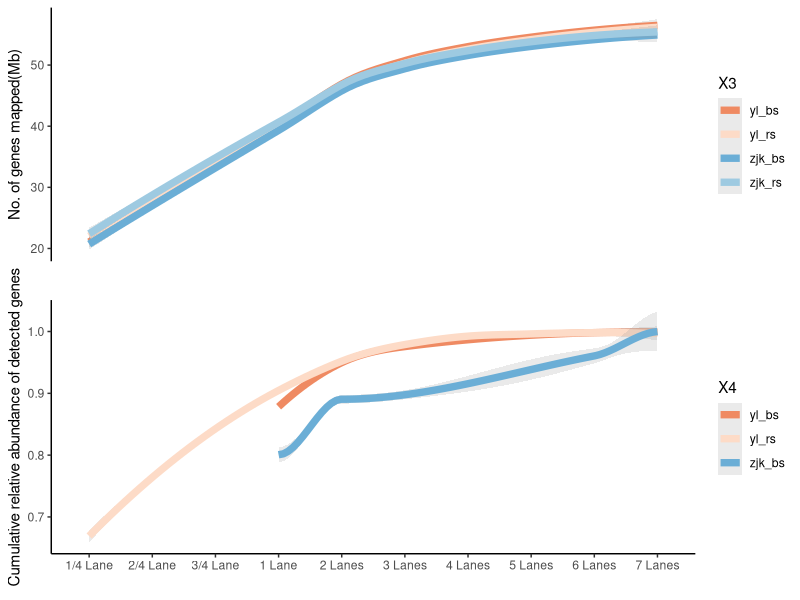
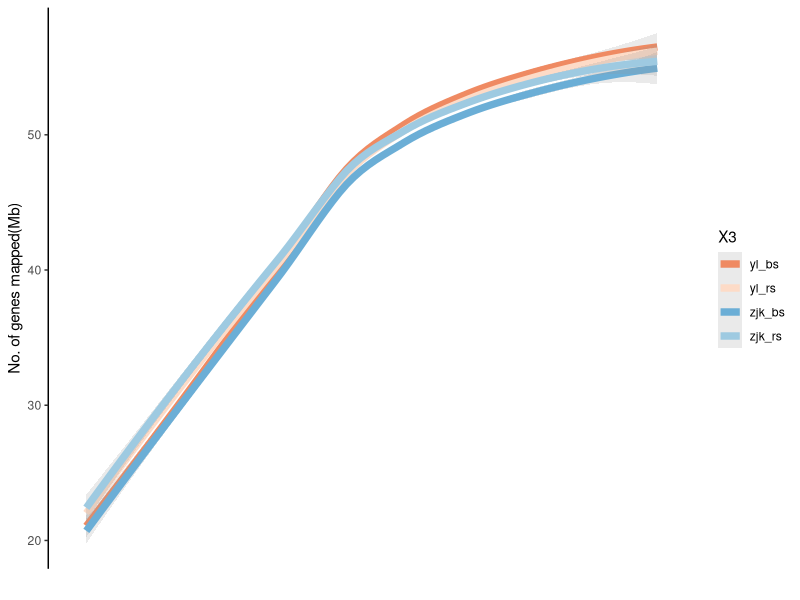
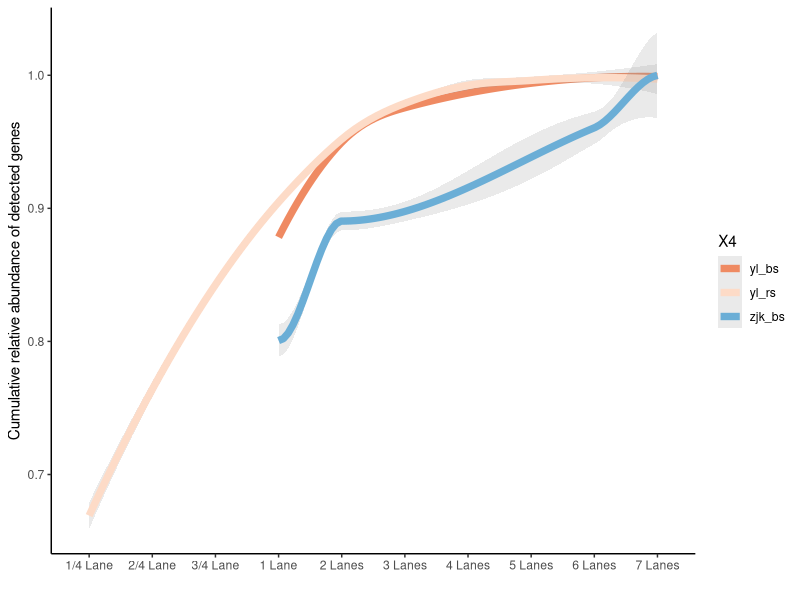

Reproduce these figures in R, in order.
## ---- chunk 1
library(readr)
library(ggplot2)
library(grid)
## ---- chunk 2
setwd("")
as.data.frame(read_delim("merge.count_rename.txt",delim="\t",col_names=FALSE))->count.tab
count.tab[,2]<-count.tab[,2]/1000/1000
as.data.frame(read_delim("abundance.final.txt",delim="\t",col_names=FALSE))->abd.tab
#abd.tab[,1]<-factor(abd.tab[,1],levels = unique(abd.tab[,1]))
count.tab[which(count.tab[,1]=="1/4 Lane"),1]<-1
count.tab[which(count.tab[,1]=="2/4 Lane"),1]<-2
count.tab[which(count.tab[,1]=="3/4 Lane"),1]<-3
count.tab[which(count.tab[,1]=="1 Lane"),1]<-4
count.tab[which(count.tab[,1]=="2 Lanes"),1]<-5
count.tab[which(count.tab[,1]=="3 Lanes"),1]<-6
count.tab[which(count.tab[,1]=="4 Lanes"),1]<-7
count.tab[which(count.tab[,1]=="5 Lanes"),1]<-8
count.tab[which(count.tab[,1]=="6 Lanes"),1]<-9
count.tab[which(count.tab[,1]=="7 Lanes"),1]<-10
count.tab[which(count.tab[,3]=="yl_rs2"),3]<-"yl_rs"
count.tab[which(count.tab[,3]=="zjk_rs2"),3]<-"zjk_rs"
count.tab[,1]<-factor(count.tab[,1],levels = unique(count.tab[,1]))
abd.tab[,2]<-factor(abd.tab[,2],levels = 1:10)
## ---- chunk 3
mycols<-c("#ef8a62","#fddbc7","#6baed6","#9ecae1")
ggplot(count.tab,aes(X1,X2,group=X3,color=X3))+geom_smooth(alpha=0.2,size=2.5)+theme(panel.background = element_blank(),axis.line.y = element_line(colour = "black"),legend.key=element_blank(),axis.text.x = element_blank(),axis.ticks.x = element_blank())+xlab("")+ylab("No. of genes mapped(Mb)")+scale_color_manual(values=mycols)+scale_x_discrete(labels=c("1" = "1/4 Lane", "2" = "2/4 Lane","3" = "3/4 Lane","4"="1 Lane","5"="2 Lanes","6"="3 Lanes","7"="4 Lanes","8"="5 Lanes","9"="6 Lanes","10"="7 Lanes"))->p1
ggplot(abd.tab,aes(X2,X3,group=X4,color=X4))+geom_smooth(alpha=0.2,size=2.5)+theme(panel.background = element_blank(),axis.line= element_line(colour = "black"),legend.key=element_blank())+xlab("")+ylab("Cumulative relative abundance of detected genes")+scale_color_manual(values=mycols)+scale_x_discrete(labels=c("1" = "1/4 Lane", "2" = "2/4 Lane","3" = "3/4 Lane","4"="1 Lane","5"="2 Lanes","6"="3 Lanes","7"="4 Lanes","8"="5 Lanes","9"="6 Lanes","10"="7 Lanes"))->p2
grid.draw(rbind(ggplotGrob(p1),ggplotGrob(p2),size="last"))
